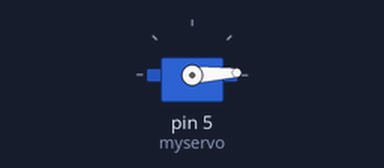
A sketch run on a simulated Arduino Uno, built with avr-gcc and run on an emulated ATmega328P. Parts: servo.

Above: at 0.05 s.
At 0.9 s:
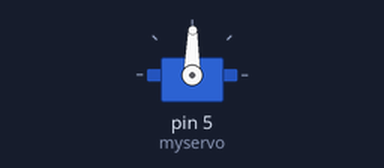
At 1.75 s:
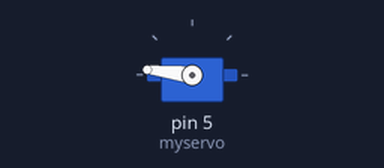
At 3.45 s:
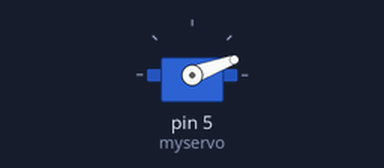
Timing chart, 0 to 8.4 s (numbered marks = the images above):
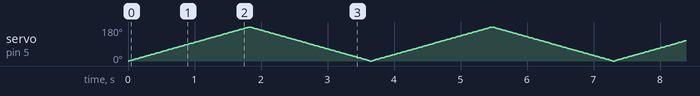

The sketch:

Servo.ino
```cpp
#include <Servo.h>
Servo myservo;
int position;

void setup() {
  myservo.attach(5);
}

void loop() {
  for (position = 0; position <= 180; position += 1) {
    myservo.write(position);
    delay(10);
  };
  for (position = 180; position >= 0; position -= 1) {
  	myservo.write(position);
    delay(10);
  };
}
```
